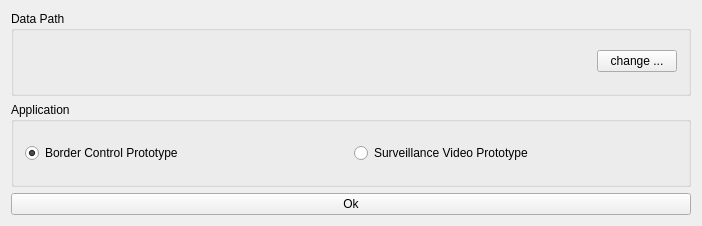
<?xml version="1.0" encoding="UTF-8"?>
<ui version="4.0">
 <class>windowSetting</class>
 <widget class="QWidget" name="windowSetting">
  <property name="geometry">
   <rect>
    <x>0</x>
    <y>0</y>
    <width>702</width>
    <height>226</height>
   </rect>
  </property>
  <property name="sizePolicy">
   <sizepolicy hsizetype="MinimumExpanding" vsizetype="MinimumExpanding">
    <horstretch>0</horstretch>
    <verstretch>0</verstretch>
   </sizepolicy>
  </property>
  <property name="acceptDrops">
   <bool>false</bool>
  </property>
  <property name="windowTitle">
   <string>ITS/301/11</string>
  </property>
  <layout class="QVBoxLayout" name="verticalLayout">
   <item>
    <widget class="QGroupBox" name="gpb_dataPath">
     <property name="sizePolicy">
      <sizepolicy hsizetype="Minimum" vsizetype="Minimum">
       <horstretch>0</horstretch>
       <verstretch>0</verstretch>
      </sizepolicy>
     </property>
     <property name="minimumSize">
      <size>
       <width>520</width>
       <height>0</height>
      </size>
     </property>
     <property name="title">
      <string>Data Path</string>
     </property>
     <layout class="QGridLayout" name="gridLayout">
      <item row="0" column="0">
       <layout class="QHBoxLayout" name="horizontalLayout_2">
        <item>
         <widget class="QLabel" name="lab_dataPath">
          <property name="sizePolicy">
           <sizepolicy hsizetype="Expanding" vsizetype="Preferred">
            <horstretch>40</horstretch>
            <verstretch>0</verstretch>
           </sizepolicy>
          </property>
          <property name="minimumSize">
           <size>
            <width>255</width>
            <height>25</height>
           </size>
          </property>
          <property name="text">
           <string/>
          </property>
         </widget>
        </item>
        <item>
         <widget class="QPushButton" name="but_dataPath">
          <property name="minimumSize">
           <size>
            <width>0</width>
            <height>0</height>
           </size>
          </property>
          <property name="text">
           <string>change ...</string>
          </property>
         </widget>
        </item>
       </layout>
      </item>
     </layout>
    </widget>
   </item>
   <item>
    <widget class="QGroupBox" name="groupBox">
     <property name="title">
      <string>Application</string>
     </property>
     <layout class="QGridLayout" name="gridLayout_2">
      <item row="0" column="0">
       <widget class="QRadioButton" name="rab_appBorder">
        <property name="enabled">
         <bool>true</bool>
        </property>
        <property name="text">
         <string>Border Control Prototype</string>
        </property>
        <property name="checked">
         <bool>true</bool>
        </property>
       </widget>
      </item>
      <item row="0" column="1">
       <widget class="QRadioButton" name="rab_appVideo">
        <property name="enabled">
         <bool>true</bool>
        </property>
        <property name="text">
         <string>Surveillance Video Prototype</string>
        </property>
        <property name="checked">
         <bool>false</bool>
        </property>
       </widget>
      </item>
     </layout>
    </widget>
   </item>
   <item>
    <widget class="QPushButton" name="okButton">
     <property name="text">
      <string>Ok</string>
     </property>
     <property name="autoDefault">
      <bool>false</bool>
     </property>
    </widget>
   </item>
  </layout>
 </widget>
 <layoutdefault spacing="6" margin="11"/>
 <resources/>
 <connections/>
</ui>
